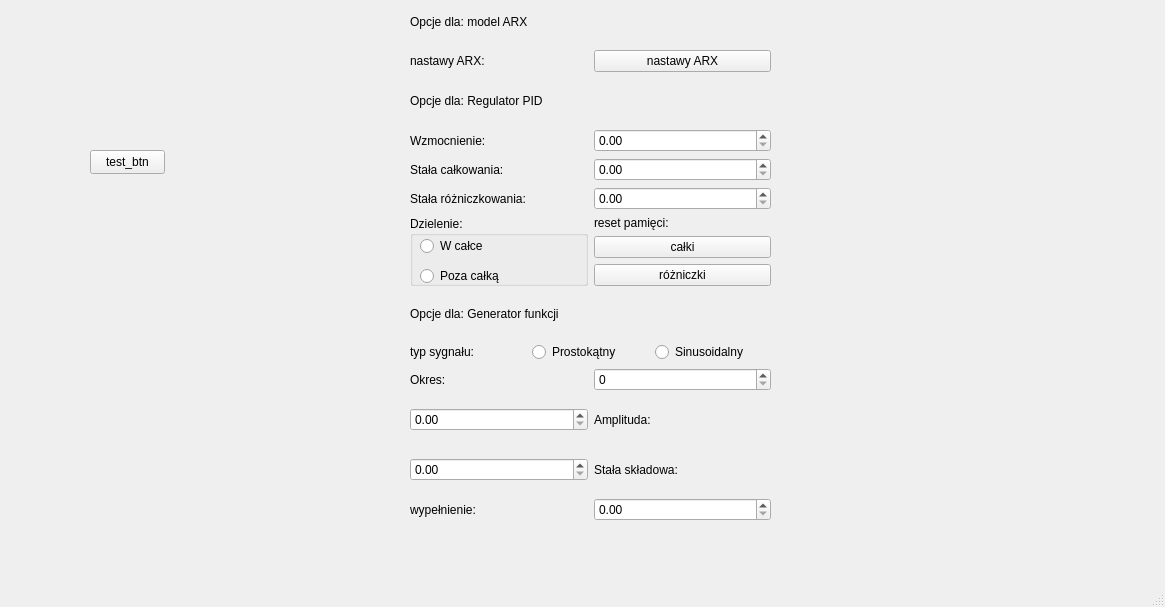
<?xml version="1.0" encoding="UTF-8"?>
<ui version="4.0">
 <class>MainWindow</class>
 <widget class="QMainWindow" name="MainWindow">
  <property name="geometry">
   <rect>
    <x>0</x>
    <y>0</y>
    <width>1165</width>
    <height>607</height>
   </rect>
  </property>
  <property name="windowTitle">
   <string>MainWindow</string>
  </property>
  <widget class="QWidget" name="centralwidget">
   <widget class="QWidget" name="verticalLayoutWidget">
    <property name="geometry">
     <rect>
      <x>410</x>
      <y>0</y>
      <width>361</width>
      <height>521</height>
     </rect>
    </property>
    <layout class="QVBoxLayout" name="verticalLayout_2">
     <item>
      <widget class="QLabel" name="lbl_opcje_arx">
       <property name="text">
        <string>Opcje dla: model ARX</string>
       </property>
      </widget>
     </item>
     <item>
      <layout class="QHBoxLayout" name="horizontalLayout_2">
       <item>
        <widget class="QLabel" name="lbl_nastawy_arx">
         <property name="text">
          <string>nastawy ARX:</string>
         </property>
        </widget>
       </item>
       <item>
        <widget class="QPushButton" name="btn_nastawy_arx">
         <property name="text">
          <string>nastawy ARX</string>
         </property>
        </widget>
       </item>
      </layout>
     </item>
     <item>
      <widget class="QLabel" name="lbl_opcje_pid">
       <property name="text">
        <string>Opcje dla: Regulator PID</string>
       </property>
      </widget>
     </item>
     <item>
      <layout class="QHBoxLayout" name="horizontalLayout_3">
       <item>
        <widget class="QLabel" name="lbl_wzmocnienie">
         <property name="text">
          <string>Wzmocnienie: </string>
         </property>
        </widget>
       </item>
       <item>
        <widget class="QDoubleSpinBox" name="spnbx_wzmocnienie"/>
       </item>
      </layout>
     </item>
     <item>
      <layout class="QHBoxLayout" name="horizontalLayout_4">
       <item>
        <widget class="QLabel" name="lbl_stala_calkowania">
         <property name="text">
          <string>Stała całkowania:</string>
         </property>
        </widget>
       </item>
       <item>
        <widget class="QDoubleSpinBox" name="spnbx_stal_calkowania"/>
       </item>
      </layout>
     </item>
     <item>
      <layout class="QHBoxLayout" name="horizontalLayout_5">
       <item>
        <widget class="QLabel" name="lbl_stala_rozniczkowania">
         <property name="text">
          <string>Stała różniczkowania:</string>
         </property>
        </widget>
       </item>
       <item>
        <widget class="QDoubleSpinBox" name="spnbx_stala_rozniczkowania"/>
       </item>
      </layout>
     </item>
     <item>
      <layout class="QHBoxLayout" name="horizontalLayout_6">
       <item>
        <widget class="QGroupBox" name="grpbx_czy_ti_w_calce">
         <property name="title">
          <string>Dzielenie:</string>
         </property>
         <widget class="QRadioButton" name="rdio_w_calce">
          <property name="geometry">
           <rect>
            <x>10</x>
            <y>20</y>
            <width>89</width>
            <height>20</height>
           </rect>
          </property>
          <property name="text">
           <string>W całce</string>
          </property>
         </widget>
         <widget class="QRadioButton" name="rdio_poza_calka">
          <property name="geometry">
           <rect>
            <x>10</x>
            <y>50</y>
            <width>89</width>
            <height>20</height>
           </rect>
          </property>
          <property name="text">
           <string>Poza całką</string>
          </property>
         </widget>
        </widget>
       </item>
       <item>
        <layout class="QVBoxLayout" name="verticalLayout_3">
         <item>
          <widget class="QLabel" name="lbl_reset_pamieci">
           <property name="text">
            <string>reset pamięci:</string>
           </property>
          </widget>
         </item>
         <item>
          <widget class="QPushButton" name="btn_resetuj_pamiec_calki">
           <property name="text">
            <string>całki</string>
           </property>
          </widget>
         </item>
         <item>
          <widget class="QPushButton" name="btn_reset_pamieci_rozniczki">
           <property name="text">
            <string>różniczki</string>
           </property>
          </widget>
         </item>
        </layout>
       </item>
      </layout>
     </item>
     <item>
      <widget class="QLabel" name="lbl_opcje_generatora">
       <property name="text">
        <string>Opcje dla: Generator funkcji</string>
       </property>
      </widget>
     </item>
     <item>
      <layout class="QHBoxLayout" name="horizontalLayout_12">
       <item>
        <widget class="QLabel" name="lbl_typsygnalu">
         <property name="text">
          <string>typ sygnału: </string>
         </property>
        </widget>
       </item>
       <item>
        <widget class="QRadioButton" name="rdiobtn_square">
         <property name="text">
          <string>Prostokątny</string>
         </property>
        </widget>
       </item>
       <item>
        <widget class="QRadioButton" name="rdiobtn_sin">
         <property name="text">
          <string>Sinusoidalny</string>
         </property>
        </widget>
       </item>
      </layout>
     </item>
     <item>
      <layout class="QHBoxLayout" name="horizontalLayout_7">
       <item>
        <widget class="QLabel" name="lbl_okres">
         <property name="text">
          <string>Okres:</string>
         </property>
        </widget>
       </item>
       <item>
        <widget class="QSpinBox" name="spnbx_okres"/>
       </item>
      </layout>
     </item>
     <item>
      <layout class="QHBoxLayout" name="horizontalLayout_8">
       <item>
        <widget class="QDoubleSpinBox" name="spbbx_amplituda"/>
       </item>
       <item>
        <widget class="QLabel" name="lbl_amplituda">
         <property name="text">
          <string>Amplituda:</string>
         </property>
        </widget>
       </item>
      </layout>
     </item>
     <item>
      <layout class="QHBoxLayout" name="horizontalLayout_9">
       <item>
        <widget class="QDoubleSpinBox" name="spnbx_stala_skladowa"/>
       </item>
       <item>
        <widget class="QLabel" name="lbl_stala_skladowa">
         <property name="text">
          <string>Stała składowa:</string>
         </property>
        </widget>
       </item>
      </layout>
     </item>
     <item>
      <layout class="QHBoxLayout" name="horizontalLayout_11">
       <item>
        <widget class="QLabel" name="lbl_wypelnienie">
         <property name="text">
          <string>wypełnienie:</string>
         </property>
        </widget>
       </item>
       <item>
        <widget class="QDoubleSpinBox" name="spnbx_wypelnienie"/>
       </item>
      </layout>
     </item>
    </layout>
   </widget>
   <widget class="QPushButton" name="btn_test">
    <property name="geometry">
     <rect>
      <x>90</x>
      <y>150</y>
      <width>75</width>
      <height>24</height>
     </rect>
    </property>
    <property name="text">
     <string>test_btn</string>
    </property>
   </widget>
  </widget>
  <widget class="QMenuBar" name="menubar">
   <property name="geometry">
    <rect>
     <x>0</x>
     <y>0</y>
     <width>1165</width>
     <height>22</height>
    </rect>
   </property>
  </widget>
  <widget class="QStatusBar" name="statusbar"/>
 </widget>
 <resources/>
 <connections/>
</ui>
